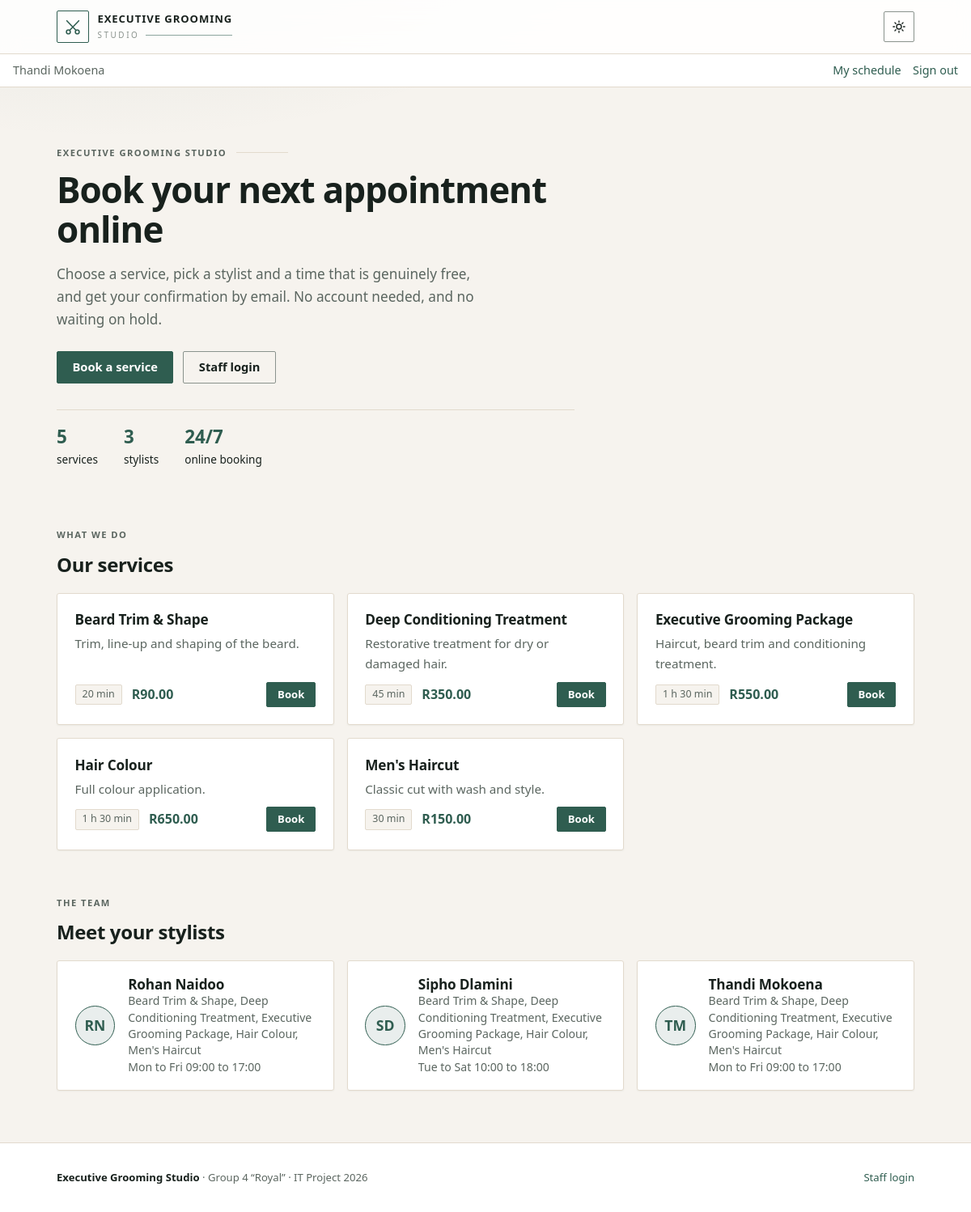
Page /public/index.php (signed in) on the committed database.
### tables this page shows
CREATE TABLE Stylist (
    stylist_id INT AUTO_INCREMENT PRIMARY KEY,
    name VARCHAR(100) NOT NULL,
    email VARCHAR(150) NOT NULL UNIQUE,
    password_hash VARCHAR(255) NOT NULL,
     
    accepting_bookings TINYINT(1) NOT NULL DEFAULT 1,
     
     
    working_hours VARCHAR(255) NULL
);

CREATE TABLE Service (
    service_id INT AUTO_INCREMENT PRIMARY KEY,
    name VARCHAR(100) NOT NULL,
    description TEXT,
    duration_minutes INT NOT NULL CHECK (duration_minutes > 0),
    price DECIMAL(8,2) NOT NULL CHECK (price > 0),
    image VARCHAR(255) NULL    
);

### classes/Auth.php (called while the page is built, shortened)
<?php
require_once __DIR__ . '/Database.php';
class Auth
{
    public static function user(): ?array
    {
        return $_SESSION['user'];
    }
}

### classes/Database.php (called while the page is built, shortened)
<?php
class Database
{
    private static ?PDO $connection = null;
    public static function getConnection(): PDO
    {
        if (self::$connection === null) {
            $config = require __DIR__ . '/../config/db_config.php';
            $dsn = "mysql:host={$config['host']};dbname={$config['dbname']};charset={$config['charset']}";
            self::$connection = new PDO($dsn, $config['user'], $config['pass'], [
                PDO::ATTR_ERRMODE            => PDO::ERRMODE_EXCEPTION,
                PDO::ATTR_DEFAULT_FETCH_MODE => PDO::FETCH_ASSOC,
                PDO::ATTR_EMULATE_PREPARES   => false,
            ]);
        }
        return self::$connection;
    }
}

### classes/Stylist.php (called while the page is built, shortened)
<?php
require_once __DIR__ . '/Database.php';
class Stylist
{
    public static function getAll(): array
    {
        return Database::getConnection()->query(
            'SELECT stylist_id, name, accepting_bookings FROM Stylist ORDER BY name'
        )->fetchAll();
    }
    public static function serviceNamesByStylist(): array
    {
        $rows = Database::getConnection()->query(
            'SELECT ss.stylist_id, sv.name FROM StylistService ss JOIN Service sv ON sv.service_id = ss.service_id ORDER BY sv.name'
        )->fetchAll();
        $out = [];
        foreach ($rows as $r) {
            $out[(int) $r['stylist_id']][] = $r['name'];
        }
        return $out;
    }
    public static function blocks(int $stylistId): array
    {
        $stmt = Database::getConnection()->prepare(
            "SELECT block_id, weekday, TIME_FORMAT(start_time, '%H:%i') AS start_time, TIME_FORMAT(end_time, '%H:%i') AS end_time
             FROM WorkingBlock WHERE stylist_id = :id ORDER BY weekday, start_time"
        );
        $stmt->execute([':id' => $stylistId]);
        return $stmt->fetchAll();
    }
    public static function describeBlocks(array $blocks): string
    {
        $byDay = [];
        foreach ($blocks as $b) {
            $byDay[(int) $b['weekday']][] = $b['start_time'] . ' to ' . $b['end_time'];
        }
        $groups = [];
        for ($d = 1; $d <= 7; $d++) {
            if (!isset($byDay[$d])) {
                continue;
            }
            $text = implode(', ', $byDay[$d]);
            $n    = count($groups);
            if ($n > 0 && $groups[$n - 1][1] === $d - 1 && $groups[$n - 1][2] === $text) {
                $groups[$n - 1][1] = $d;
            } else {
                $groups[] = [$d, $d, $text];
            }
        }
        $parts = [];
        foreach ($groups as [$first, $last, $text]) {
            $days    = ($first === $last) ? self::DAYS[$first - 1] : self::DAYS[$first - 1] . ' to ' . self::DAYS[$last - 1];
            $parts[] = $days . ' ' . $text;
        }
        return implode('; ', $parts);
    }
}

### config/helpers.php (called while the page is built, shortened)
<?php
function e(string $text): string
{
    return htmlspecialchars($text, ENT_QUOTES, 'UTF-8');
}

### classes/Service.php (called while the page is built, shortened)
<?php
require_once __DIR__ . '/Database.php';
class Service
{
    public static function getAll(): array
    {
        $db   = Database::getConnection();
        $stmt = $db->query(
            'SELECT service_id, name, description, duration_minutes, price, image
             FROM Service
             ORDER BY name'
        );
        return $stmt->fetchAll();
    }
}

### public/index.php (the view, shortened to what this page needs)
<?php
require_once __DIR__ . '/../config/helpers.php';
require_once __DIR__ . '/../config/account_bar.php';
require_once __DIR__ . '/../classes/Service.php';
require_once __DIR__ . '/../classes/Stylist.php';
function durationText(int $minutes): string
{
    $hours = intdiv($minutes, 60);
    $rest  = $minutes % 60;
    if ($hours === 0) {
        return $rest . ' min';
    }
    return $hours . ' h' . ($rest > 0 ? ' ' . $rest . ' min' : '');
}
$services = [];
$stylists = [];
$error    = null;
try {
    $services = Service::getAll();
    $stylists   = Stylist::getAll();
    $teamServices = Stylist::serviceNamesByStylist();
    $teamHours    = [];
    foreach ($stylists as $st) {
        $teamHours[(int) $st['stylist_id']] = Stylist::describeBlocks(Stylist::blocks((int) $st['stylist_id']));
    }
} catch (PDOException $ex) {
    error_log('Could not load the home page: ' . $ex->getMessage());
    $error = 'Sorry, we could not load our services right now. Please try again later.';
}
$heroPhoto = null;
$working = array_filter($stylists, function ($s) use ($teamHours) {
    return (int) $s['accepting_bookings'] === 1 && ($teamHours[(int) $s['stylist_id']] ?? '') !== 'No working hours set';
});
?>
<!DOCTYPE html>
<html lang="en">
<head>
    <link rel="stylesheet" href="assets/css/style.css?v=<?= (int) @filemtime(__DIR__ . '/assets/css/style.css') ?>">
</head>
<body>
    <header class="site-header">
        <h1>Executive Grooming</h1>
        <p>Studio</p>
    </header>
    <?= accountBar() ?>
    <main class="container">
        <section class="hero<?= $heroPhoto ? '' : ' no-photo' ?>">
            <div>
                <p class="eyebrow">Executive Grooming Studio</p>
                <h2 class="hero-title">Book your next appointment online</h2>
                <p class="lead">Choose a service, pick a stylist and a time that is genuinely free, and get your confirmation by email. No account needed, and no waiting on hold.</p>
                <div class="hero-actions">
                    <a class="button" href="#services">Book a service</a>
                    <a class="button button-outline" href="login.php">Staff login</a>
                </div>
                <?php if (!$error): ?>
                    <div class="stats">
                        <div class="stat"><strong><?= count($services) ?></strong><span>services</span></div>
                        <div class="stat"><strong><?= count($working) ?></strong><span>stylists</span></div>
                        <div class="stat"><strong>24/7</strong><span>online booking</span></div>
                    </div>
                <?php endif; ?>
            </div>
        </section>
        <section class="section" id="services">
            <div class="section-head">
                <div>
                    <p class="eyebrow">What we do</p>
                    <h2>Our services</h2>
                </div>
            </div>
            <?php if ($error): ?>
                <p class="error"><?= e($error) ?></p>
            <?php elseif (count($services) === 0): ?>
                <p>No services are available at the moment.</p>
            <?php else: ?>
                <div class="service-grid">
                    <?php foreach ($services as $service): ?>
                        <article class="service-card">
                            <div class="card-body">
                                <h3><?= e($service['name']) ?></h3>
                                <p class="card-text"><?= e($service['description'] ?? '') ?></p>
                                <div class="card-foot">
                                    <span class="chip"><?= e(durationText((int) $service['duration_minutes'])) ?></span>
                                    <span class="price">R<?= number_format((float) $service['price'], 2, '.', ' ') ?></span>
                                    <a class="button" href="book.php?service_id=<?= (int) $service['service_id'] ?>">Book</a>
                                </div>
                            </div>
                        </article>
                    <?php endforeach; ?>
                </div>
            <?php endif; ?>
        </section>
        <?php if (!$error && count($working) > 0): ?>
            <section class="section">
                <div class="section-head">
                    <div>
                        <p class="eyebrow">The team</p>
                        <h2>Meet your stylists</h2>
                    </div>
                </div>
                <div class="team-grid">
                    <?php foreach ($working as $s): ?>
                        <?php
                            $initials = '';
                            foreach (preg_split('/\s+/', trim($s['name'])) as $word) {
                                $initials .= mb_strtoupper(mb_substr($word, 0, 1));
                            }
                            $initials = mb_substr($initials, 0, 2);
                        ?>
                        <div class="team-card">
                            <span class="avatar" aria-hidden="true"><?= e($initials) ?></span>
                            <div>
                                <h3><?= e($s['name']) ?></h3>
                                <p><?= e(implode(', ', $teamServices[(int) $s['stylist_id']] ?? [])) ?><br><?= e($teamHours[(int) $s['stylist_id']] ?? '') ?></p>
                            </div>
                        </div>
                    <?php endforeach; ?>
                </div>
            </section>
        <?php endif; ?>
    </main>
    <footer class="site-footer">
        <div class="footer-inner">
            <span><strong>Executive Grooming Studio</strong> &middot; Group 4 &ldquo;Royal&rdquo; &middot; IT Project 2026</span>
            <a href="login.php">Staff login</a>
        </div>
    </footer>
</body>
</html>

### config/account_bar.php (shortened to what this page needs)
<?php
require_once __DIR__ . '/helpers.php';
require_once __DIR__ . '/../classes/Auth.php';
function accountBar(): string
{
    $user = Auth::user();
    $links = '';
    if ($user['role'] === 'admin') {
        $links .= '<a href="admin_dashboard.php">Admin</a>';
    } elseif ($user['role'] === 'stylist') {
        $links .= '<a href="stylist_schedule.php">My schedule</a>';
    }
    $links .= '<form method="post" action="logout.php">'
            . '<input type="hidden" name="csrf_token" value="' . e(Auth::csrfToken()) . '">'
            . '<button type="submit" class="link-button">Sign out</button></form>';
    return '<nav class="account-bar" aria-label="Account"><span class="account-name">' . e((string) $user['name']) . '</span>' . $links . '</nav>';
}

### rows in the picture
stylist: name "Thandi Mokoena", initials "TM", stylist_id "Beard Trim & Shape, Deep Conditioning Treatment, Executive Grooming Package, Hair Colour, Men's Haircut", stylist_id "Mon to Fri 09:00 to 17:00"
service: name "Beard Trim & Shape", description "Trim, line-up and shaping of the beard.", duration_minutes "20 min", price "90.00"
service: name "Deep Conditioning Treatment", description "Restorative treatment for dry or damaged hair.", duration_minutes "45 min", price "350.00"
service: name "Executive Grooming Package", description "Haircut, beard trim and conditioning treatment.", duration_minutes "1 h 30 min", price "550.00"
service: name "Hair Colour", description "Full colour application.", duration_minutes "1 h 30 min", price "650.00"
service: name "Men's Haircut", description "Classic cut with wash and style.", duration_minutes "30 min", price "150.00"
stylist: initials "RN", name "Rohan Naidoo", stylist_id "Beard Trim & Shape, Deep Conditioning Treatment, Executive Grooming Package, Hair Colour, Men's Haircut", stylist_id "Mon to Fri 09:00 to 17:00"
stylist: initials "SD", name "Sipho Dlamini", stylist_id "Beard Trim & Shape, Deep Conditioning Treatment, Executive Grooming Package, Hair Colour, Men's Haircut", stylist_id "Tue to Sat 10:00 to 18:00"

### other values in the picture
count($services) "5"
count($working) "3"
